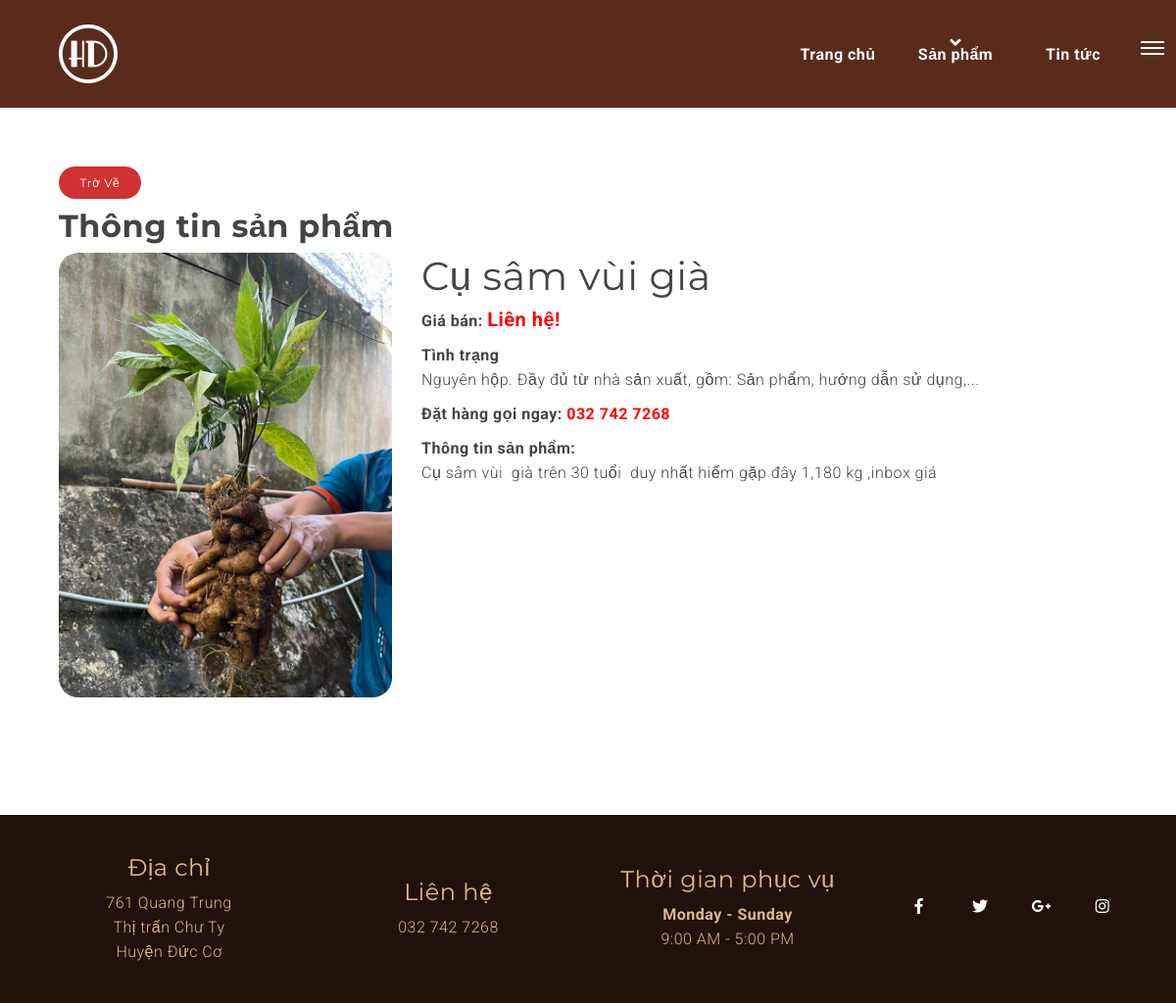
The page /ttsanpham/21 on the database its author committed.
### tables this page shows
CREATE TABLE `db_slider` (
  `id` int(11) NOT NULL,
  `name` varchar(255) NOT NULL,
  `link` varchar(255) NOT NULL,
  `img` varchar(100) NOT NULL,
  `created` datetime NOT NULL,
  `created_by` varchar(50) NOT NULL DEFAULT 'Supper Admin',
  `modified` datetime NOT NULL,
  `modified_by` varchar(50) NOT NULL DEFAULT 'Supper Admin',
  `trash` tinyint(1) NOT NULL DEFAULT 1,
  `status` tinyint(1) NOT NULL DEFAULT 1,
  `type` int(2) DEFAULT 0,
  `detail` text NOT NULL,
  `spname` varchar(255) NOT NULL,
  `price` int(11) NOT NULL
);

### application/controllers/Tintuc.php (called while the page is built, shortened)
<?php
class Tintuc extends CI_Controller {
    function __construct() {
        $this->load->model('frontend/Mproduct');
        $this->load->model('frontend/Mcategory');
        $this->load->model('frontend/Mcontent');
		$this->load->model('frontend/Mslider');
        $this->data['com']='tintuc';
    }
	public function detailsp(){
		$aurl = explode('/', uri_string());
		$link = $aurl[1];
		$row = $this->Mslider->sp_get_detail($link);
		$this->data['row']=$row;
		$this->data['view']='detail';
		$this->load->view('frontend/components/tintuc/detailsp',$this->data);
	}
}

### index.php (called while the page is built, shortened)
<?php
require_once BASEPATH.'core/CodeIgniter.php';

### application/models/frontend/Mslider.php (called while the page is built, shortened)
<?php if ( ! defined('BASEPATH')) exit('No direct script access allowed');
class Mslider extends CI_Model {
	public function __construct()
    {
            $this->table = $this->db->dbprefix('slider');
    }
	public function sp_get_detail($id){
        $this->db->where('status', 1);
        $this->db->where('trash', 1);
        $this->db->where('id', $id);
        $this->db->limit(1);
        $query = $this->db->get($this->table);
        return $query->row_array();
    }
}

### application/views/frontend/components/tintuc/detailsp.php (the view, shortened to what this page needs)
<!DOCTYPE html>
<html lang="en">
<head>
    <link href="../public/vendor/css/bundle.min.css" rel="stylesheet">
    <link href="../public/vendor/css/owl.carousel.min.css" rel="stylesheet">
    <link rel="stylesheet" href="../public/vendor/css/jquery.fancybox.min.css">
    <link rel="stylesheet" href="../public/vendor/css/swiper.min.css">
    <link rel="stylesheet" href="../public/vendor/css/LineIcons.min.css">
    <link href="../public/coffee/css/line-awesome.min.css" rel="stylesheet">
    <link href="../public/coffee/css/style.css" rel="stylesheet">
    <link href="../public/coffee/css/custom.css" rel="stylesheet">
</head>
<body data-spy="scroll" data-target=".navbar" data-offset="90">
<header id="home" class="cursor-light">
    <div class="inner-header nav-icon">
        <div class="main-navigation" style="background: #592b1c;">
            <div class="container">
                <div class="row">
                    <div class="col-4 col-lg-2">
                        <a class="navbar-brand link scroll"  href="<?php echo base_url() ?>trang-chu">
                            <img src="../public/coffee/images/logo.png" alt="logo">
                        </a>
                    </div>
                    <div class="col-8 col-lg-10 simple-navbar d-flex align-items-center justify-content-end">
                        <nav class="navbar navbar-expand-lg">
                            <div class="collapse navbar-collapse" id="navbarSupportedContent">
                                <div class="navbar-nav ml-auto d-flex align-items-center">
                                    <a class="nav-link home active link " href="<?php echo base_url() ?>trang-chu">Trang chủ</a>
									<a class="nav-link home active link " href="<?php echo base_url() ?>sanpham">Sản phẩm</a>
                                    <a class="nav-link link" href="<?php echo base_url() ?>tin-tuc">Tin tức</a>
                                    <span class="menu-line link"><i aria-hidden="true" class="fa fa-angle-down"></i></span>
                                </div>
                            </div>
                        </nav>
                    </div>
                </div>
            </div>
        </div>
        <a href="javascript:void(0)" class="sidemenu_btn link" id="sidemenu_toggle">
            <span></span>
            <span></span>
            <span></span>
        </a>
    </div>
</header>
<section id="content">
		<div class="container" style="margin-top:50px">
			<div class="col-xs-12 col-sm-12 col-md-12 col-lg-12">
					<a href="<?php echo base_url() ?>sanpham" class="btn button btn-small btn-rounded mb-1 section-btn">Trờ về</a>
			</div>
			<div class="col-xs-12 col-sm-12 col-md-12 col-lg-12 product-content" id="list-content">
				<div class="product-wrap" id="info-content">
					<div class="content-ct">
						<div class="fs-ne2-it clearfix" style="padding-top: 5px">
							<div class="fs-ne2-it clearfix">
								<div class="entry-title">
									<h2><strong>Thông tin sản phẩm</strong></h2>
								</div>
							</div>
							<div class="row">
								<div class="col-md-4  wow fadeIn" data-wow-duration="1s" data-wow-delay=".3s" >
									<div class="item-img">
										<a href="../public/assets/images/<?php echo $row['img']; ?>" data-fancybox="images">
											<img src="../public/assets/images/<?php echo $row['img']; ?>" alt="image" style="height:100%;border-radius:20px">
										</a>
									</div>
								</div>
								<div class="col-md-8  wow fadeIn" data-wow-duration="1s" data-wow-delay=".6s">
									<div class="product-view-content">
									<div class="product-view-name">
										<h1><?php echo $row['name'] ?></h1>
									</div>
									<div class="product-view-price">
										<div class="pull-left">
											<b>Giá bán: </b>
											<?php if($row['price']==0): ?>
												<span style="color:red;font-size:20px"><strong>Liên hệ!</strong></span>
											<?php else : ?>
												<span style="color:red;font-size:20px"><strong><?php echo(number_format($row['price'])); ?> vn₫</strong></span>
											<?php endif; ?>
										</div>
									</div>
									<div style="margin-top: 10px;">
										<b>Tình trạng</b>
										<br>
										<span>Nguyên hộp. Đầy đủ từ nhà sản xuất, gồm: Sản phẩm, hướng dẫn sử dụng,...</span>
									</div>
									<div style="margin-top: 10px;">
										<b>Đặt hàng gọi ngay: </b> <span style="color:red"><strong>032 742 7268</strong></span>
									</div>
									<div style="margin-top: 10px;" class="product-view-name">
										<b>Thông tin sản phẩm:</b>
										<br>
										<p><?php echo $row['detail'] ?></p>
									</div>
								</div>
								</div>
							</div>
						</div>
					</div>
				</div>
			</div>
		</div>
	</section>
<footer class="footer">
    <div class="container">
        <div class="row align-items-center">
            <div class="col-md-3 text-center">
                <div class="footer-social">
                    <h4 class="wow fadeInUp" data-wow-delay="0.2s">Địa chỉ</h4>
					<p>761 Quang Trung<br> Thị trấn Chư Ty<br>Huyện Đức Cơ</p>
                </div>
            </div>
			<div class="col-md-3 text-center">
                <div class="footer-social">
                    <h4 class="wow fadeInUp" data-wow-delay="0.2s">Liên hệ</h4>
					<p>032 742 7268</p>
                </div>
            </div>
			<div class="col-md-3 text-center">
                <div class="footer-social">
                    <h4 class="wow fadeInUp" data-wow-delay="0.2s">Thời gian phục vụ</h4>
					<div>
                                        <strong>Monday - Sunday</strong>
                                        <p>9:00 AM - 5:00 PM</p>
                                   </div>
                </div>
            </div>
			<div class="col-md-3 text-center">
                <div class="footer-social">
				<ul class="list-unstyled social-icons social-icons-simple">
                        <li><a class="social-icon wow fadeInUp" target="_blank" href="https://www.facebook.com/H%E1%BA%A1nh-Dung-%C4%90%E1%BA%A7u-M%E1%BB%91i-S%C3%A2m-Ng%E1%BB%8Dc-Linh-110390721092653/?ref=pages_you_manage&gidzl=CnnOKg8r1Gut1rjTfYi42J81Mrsx9GG1U0aDKBuZK0Kh30zJltO2KdbTL07gT09JVGbL066d76zbfJ040G"><i class="fab fa-facebook-f" aria-hidden="true"></i> </a> </li>
                        <li><a class="social-icon wow fadeInDown" href="javascript:void(0)"><i class="fab fa-twitter" aria-hidden="true"></i> </a> </li>
                        <li><a class="social-icon wow fadeInUp" href="javascript:void(0)"><i class="fab fa-google-plus-g" aria-hidden="true"></i> </a> </li>
                        <li><a class="social-icon wow fadeInUp" href="javascript:void(0)"><i class="fab fa-instagram" aria-hidden="true"></i> </a> </li>
                    </ul>
                </div>
            </div>
        </div>
    </div>
</footer>
</body>
</html>

### public/coffee/css/custom.css (style rules this page uses)
.section-btn { background: #ce3232; border-radius: 0; border: 0; color: #f9f9f9; font-size: inherit; font-weight: normal; padding: 10px 25px; transition: 0.5s 0.2s; }

### rows shown on the page
db_slider: img (picture), name "Cụ sâm vùi già", detail "Cụ sâm vùi già trên 30 tuổi duy nhất hiếm gặp đây 1,180 kg ,inbox giá"
